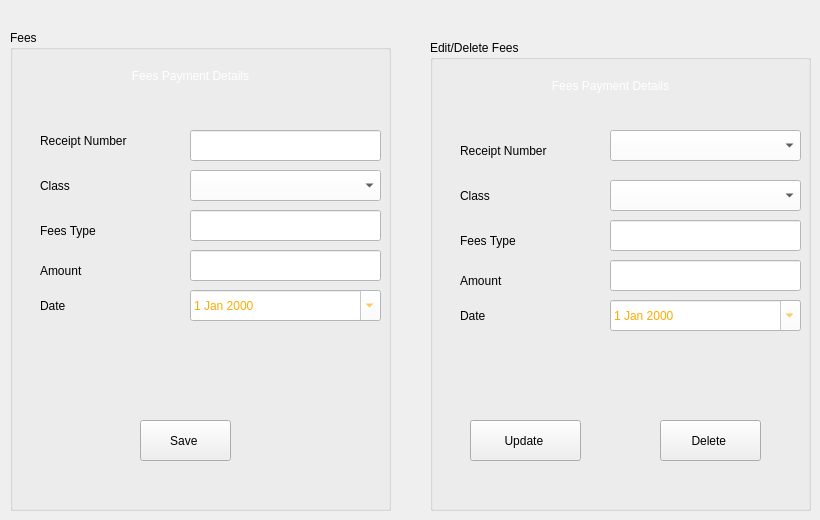
    <widget class="QWidget" name="tab_7">
     <attribute name="title">
      <string>Fees</string>
     </attribute>
     <widget class="QGroupBox" name="groupBox_7">
      <property name="geometry">
       <rect>
        <x>10</x>
        <y>30</y>
        <width>381</width>
        <height>481</height>
       </rect>
      </property>
      <property name="title">
       <string>Fees</string>
      </property>
      <widget class="QLabel" name="label_63">
       <property name="geometry">
        <rect>
         <x>40</x>
         <y>30</y>
         <width>281</width>
         <height>31</height>
        </rect>
       </property>
       <property name="styleSheet">
        <string notr="true">
font: 900 16pt &quot;Poppins Black&quot;;
color: rgb(255, 255, 255);</string>
       </property>
       <property name="text">
        <string>Fees Payment Details</string>
       </property>
       <property name="alignment">
        <set>Qt::AlignCenter</set>
       </property>
      </widget>
      <widget class="QLineEdit" name="lineEdit_82">
       <property name="geometry">
        <rect>
         <x>180</x>
         <y>100</y>
         <width>191</width>
         <height>31</height>
        </rect>
       </property>
       <property name="styleSheet">
        <string notr="true">background-color: rgb(255, 255, 255);</string>
       </property>
      </widget>
      <widget class="QLabel" name="label_184">
       <property name="geometry">
        <rect>
         <x>30</x>
         <y>90</y>
         <width>131</width>
         <height>41</height>
        </rect>
       </property>
       <property name="styleSheet">
        <string notr="true">font: 700 12pt &quot;Segoe UI&quot;;</string>
       </property>
       <property name="text">
        <string>Receipt Number</string>
       </property>
      </widget>
      <widget class="QLabel" name="label_185">
       <property name="geometry">
        <rect>
         <x>30</x>
         <y>140</y>
         <width>51</width>
         <height>31</height>
        </rect>
       </property>
       <property name="styleSheet">
        <string notr="true">font: 700 12pt &quot;Segoe UI&quot;;</string>
       </property>
       <property name="text">
        <string>Class</string>
       </property>
      </widget>
      <widget class="QComboBox" name="comboBox_54">
       <property name="geometry">
        <rect>
         <x>180</x>
         <y>140</y>
         <width>191</width>
         <height>31</height>
        </rect>
       </property>
       <property name="styleSheet">
        <string notr="true">background-color: rgb(255, 255, 255);</string>
       </property>
       <property name="placeholderText">
        <string>chose your class</string>
       </property>
       <item>
        <property name="text">
         <string>Creche</string>
        </property>
       </item>
       <item>
        <property name="text">
         <string>Nursery 1</string>
        </property>
       </item>
       <item>
        <property name="text">
         <string>Nursery 2</string>
        </property>
       </item>
       <item>
        <property name="text">
         <string>Kindergarten 1</string>
        </property>
       </item>
       <item>
        <property name="text">
         <string>Kindargarten 2</string>
        </property>
       </item>
       <item>
        <property name="text">
         <string>Class 1</string>
        </property>
       </item>
       <item>
        <property name="text">
         <string>Class 2</string>
        </property>
       </item>
       <item>
        <property name="text">
         <string>Class 3</string>
        </property>
       </item>
       <item>
        <property name="text">
         <string>Class 4</string>
        </property>
       </item>
       <item>
        <property name="text">
         <string>Class 5</string>
        </property>
       </item>
       <item>
        <property name="text">
         <string>Class 6</string>
        </property>
       </item>
       <item>
        <property name="text">
         <string>JHS 1</string>
        </property>
       </item>
       <item>
        <property name="text">
         <string>JHS 2</string>
        </property>
       </item>
       <item>
        <property name="text">
         <string>JHS 3</string>
        </property>
       </item>
      </widget>
      <widget class="QLineEdit" name="lineEdit_83">
       <property name="geometry">
        <rect>
         <x>180</x>
         <y>180</y>
         <width>191</width>
         <height>31</height>
        </rect>
       </property>
       <property name="styleSheet">
        <string notr="true">background-color: rgb(255, 255, 255);</string>
       </property>
       <property name="text">
        <string/>
       </property>
      </widget>
      <widget class="QLabel" name="label_186">
       <property name="geometry">
        <rect>
         <x>30</x>
         <y>180</y>
         <width>81</width>
         <height>41</height>
        </rect>
       </property>
       <property name="styleSheet">
        <string notr="true">font: 700 12pt &quot;Segoe UI&quot;;</string>
       </property>
       <property name="text">
        <string>Fees Type</string>
       </property>
      </widget>
      <widget class="QLabel" name="label_187">
       <property name="geometry">
        <rect>
         <x>30</x>
         <y>220</y>
         <width>71</width>
         <height>41</height>
        </rect>
       </property>
       <property name="styleSheet">
        <string notr="true">font: 700 12pt &quot;Segoe UI&quot;;</string>
       </property>
       <property name="text">
        <string>Amount</string>
       </property>
      </widget>
      <widget class="QLineEdit" name="lineEdit_84">
       <property name="geometry">
        <rect>
         <x>180</x>
         <y>220</y>
         <width>191</width>
         <height>31</height>
        </rect>
       </property>
       <property name="styleSheet">
        <string notr="true">background-color: rgb(255, 255, 255);</string>
       </property>
       <property name="text">
        <string/>
       </property>
      </widget>
      <widget class="QDateEdit" name="dateEdit_11">
       <property name="geometry">
        <rect>
         <x>180</x>
         <y>260</y>
         <width>191</width>
         <height>31</height>
        </rect>
       </property>
       <property name="styleSheet">
        <string notr="true">background-color: rgb(255, 255, 255);
color: rgb(255, 170, 0);</string>
       </property>
       <property name="inputMethodHints">
        <set>Qt::ImhDate</set>
       </property>
       <property name="calendarPopup">
        <bool>true</bool>
       </property>
      </widget>
      <widget class="QLabel" name="label_188">
       <property name="geometry">
        <rect>
         <x>30</x>
         <y>260</y>
         <width>41</width>
         <height>31</height>
        </rect>
       </property>
       <property name="styleSheet">
        <string notr="true">font: 700 12pt &quot;Segoe UI&quot;;</string>
       </property>
       <property name="text">
        <string>Date</string>
       </property>
      </widget>
      <widget class="QPushButton" name="pushButton_33">
       <property name="geometry">
        <rect>
         <x>130</x>
         <y>390</y>
         <width>91</width>
         <height>41</height>
        </rect>
       </property>
       <property name="cursor">
        <cursorShape>PointingHandCursor</cursorShape>
       </property>
       <property name="styleSheet">
        <string notr="true">QPushButton {
background-color: rgb(61, 61, 61);
border-radius: 15px;
color: rgb(255, 255, 255);
font: 77 10pt &quot;Arial Black&quot;;
}

QPushButton:hover {
background-color: rgb(0, 206, 151);
border-radius: 15px;
colour: rgb(0, 0, 0);
font: 77 10 pt &quot;Arial Black&quot;;
}
color: rgb(255, 255, 255);
font: 600 14pt &quot;Poppins SemiBold&quot;;
background-color: rgb(170, 85, 0);</string>
       </property>
       <property name="text">
        <string>Save </string>
       </property>
      </widget>
     </widget>
     <widget class="QGroupBox" name="groupBox_12">
      <property name="geometry">
       <rect>
        <x>430</x>
        <y>40</y>
        <width>381</width>
        <height>471</height>
       </rect>
      </property>
      <property name="title">
       <string>Edit/Delete Fees</string>
      </property>
      <widget class="QLabel" name="label_189">
       <property name="geometry">
        <rect>
         <x>40</x>
         <y>30</y>
         <width>281</width>
         <height>31</height>
        </rect>
       </property>
       <property name="styleSheet">
        <string notr="true">
font: 900 16pt &quot;Poppins Black&quot;;
color: rgb(255, 255, 255);</string>
       </property>
       <property name="text">
        <string>Fees Payment Details</string>
       </property>
       <property name="alignment">
        <set>Qt::AlignCenter</set>
       </property>
      </widget>
      <widget class="QLabel" name="label_190">
       <property name="geometry">
        <rect>
         <x>30</x>
         <y>90</y>
         <width>131</width>
         <height>41</height>
        </rect>
       </property>
       <property name="styleSheet">
        <string notr="true">font: 700 12pt &quot;Segoe UI&quot;;</string>
       </property>
       <property name="text">
        <string>Receipt Number</string>
       </property>
      </widget>
      <widget class="QLabel" name="label_191">
       <property name="geometry">
        <rect>
         <x>30</x>
         <y>140</y>
         <width>51</width>
         <height>31</height>
        </rect>
       </property>
       <property name="styleSheet">
        <string notr="true">font: 700 12pt &quot;Segoe UI&quot;;</string>
       </property>
       <property name="text">
        <string>Class</string>
       </property>
      </widget>
      <widget class="QLineEdit" name="lineEdit_86">
       <property name="geometry">
        <rect>
         <x>180</x>
         <y>180</y>
         <width>191</width>
         <height>31</height>
        </rect>
       </property>
       <property name="styleSheet">
        <string notr="true">background-color: rgb(255, 255, 255);</string>
       </property>
       <property name="text">
        <string/>
       </property>
      </widget>
      <widget class="QLabel" name="label_192">
       <property name="geometry">
        <rect>
         <x>30</x>
         <y>180</y>
         <width>81</width>
         <height>41</height>
        </rect>
       </property>
       <property name="styleSheet">
        <string notr="true">font: 700 12pt &quot;Segoe UI&quot;;</string>
       </property>
       <property name="text">
        <string>Fees Type</string>
       </property>
      </widget>
      <widget class="QLabel" name="label_193">
       <property name="geometry">
        <rect>
         <x>30</x>
         <y>220</y>
         <width>71</width>
         <height>41</height>
        </rect>
       </property>
       <property name="styleSheet">
        <string notr="true">font: 700 12pt &quot;Segoe UI&quot;;</string>
       </property>
       <property name="text">
        <string>Amount</string>
       </property>
      </widget>
      <widget class="QLineEdit" name="lineEdit_87">
       <property name="geometry">
        <rect>
         <x>180</x>
         <y>220</y>
         <width>191</width>
         <height>31</height>
        </rect>
       </property>
       <property name="styleSheet">
        <string notr="true">background-color: rgb(255, 255, 255);</string>
       </property>
       <property name="text">
        <string/>
       </property>
      </widget>
      <widget class="QDateEdit" name="dateEdit_12">
       <property name="geometry">
        <rect>
         <x>180</x>
         <y>260</y>
         <width>191</width>
         <height>31</height>
        </rect>
       </property>
       <property name="styleSheet">
        <string notr="true">background-color: rgb(255, 255, 255);
color: rgb(255, 170, 0);</string>
       </property>
       <property name="inputMethodHints">
        <set>Qt::ImhDate</set>
       </property>
       <property name="calendarPopup">
        <bool>true</bool>
       </property>
      </widget>
      <widget class="QLabel" name="label_194">
       <property name="geometry">
        <rect>
         <x>30</x>
         <y>260</y>
         <width>41</width>
         <height>31</height>
        </rect>
       </property>
       <property name="styleSheet">
        <string notr="true">font: 700 12pt &quot;Segoe UI&quot;;</string>
       </property>
       <property name="text">
        <string>Date</string>
       </property>
      </widget>
      <widget class="QPushButton" name="pushButton_35">
       <property name="geometry">
        <rect>
         <x>230</x>
         <y>380</y>
         <width>101</width>
         <height>41</height>
        </rect>
       </property>
       <property name="cursor">
        <cursorShape>PointingHandCursor</cursorShape>
       </property>
       <property name="styleSheet">
        <string notr="true">QPushButton {
background-color: rgb(61, 61, 61);
border-radius: 15px;
color: rgb(255, 255, 255);
	color: rgb(255, 0, 0);
font: 77 10pt &quot;Arial Black&quot;;
}

QPushButton:hover {
background-color: rgb(0, 206, 151);
border-radius: 15px;
colour: rgb(0, 0, 0);
font: 77 10 pt &quot;Arial Black&quot;;
}
color: rgb(255, 255, 255);
font: 600 14pt &quot;Poppins SemiBold&quot;;
background-color: rgb(170, 85, 0);</string>
       </property>
       <property name="text">
        <string>Delete </string>
       </property>
      </widget>
      <widget class="QPushButton" name="pushButton_34">
       <property name="geometry">
        <rect>
         <x>40</x>
         <y>380</y>
         <width>111</width>
         <height>41</height>
        </rect>
       </property>
       <property name="cursor">
        <cursorShape>PointingHandCursor</cursorShape>
       </property>
       <property name="styleSheet">
        <string notr="true">QPushButton {
background-color: rgb(61, 61, 61);
border-radius: 15px;
color: rgb(255, 255, 255);
	color: rgb(255, 255, 0);
font: 77 10pt &quot;Arial Black&quot;;
}

QPushButton:hover {
background-color: rgb(0, 206, 151);
border-radius: 15px;
colour: rgb(0, 0, 0);
font: 77 10 pt &quot;Arial Black&quot;;
}
color: rgb(255, 255, 255);
font: 600 14pt &quot;Poppins SemiBold&quot;;
background-color: rgb(170, 85, 0);</string>
       </property>
       <property name="text">
        <string>Update </string>
       </property>
      </widget>
      <widget class="QComboBox" name="comboBox_55">
       <property name="geometry">
        <rect>
         <x>180</x>
         <y>90</y>
         <width>191</width>
         <height>31</height>
        </rect>
       </property>
       <property name="styleSheet">
        <string notr="true">background-color: rgb(255, 255, 255);</string>
       </property>
      </widget>
      <widget class="QComboBox" name="comboBox_56">
       <property name="geometry">
        <rect>
         <x>180</x>
         <y>140</y>
         <width>191</width>
         <height>31</height>
        </rect>
       </property>
       <property name="styleSheet">
        <string notr="true">background-color: rgb(255, 255, 255);</string>
       </property>
       <property name="placeholderText">
        <string>chose your class</string>
       </property>
       <item>
        <property name="text">
         <string>Creche</string>
        </property>
       </item>
       <item>
        <property name="text">
         <string>Nursery 1</string>
        </property>
       </item>
       <item>
        <property name="text">
         <string>Nursery 2</string>
        </property>
       </item>
       <item>
        <property name="text">
         <string>Kindergarten 1</string>
        </property>
       </item>
       <item>
        <property name="text">
         <string>Kindargarten 2</string>
        </property>
       </item>
       <item>
        <property name="text">
         <string>Class 1</string>
        </property>
       </item>
       <item>
        <property name="text">
         <string>Class 2</string>
        </property>
       </item>
       <item>
        <property name="text">
         <string>Class 3</string>
        </property>
       </item>
       <item>
        <property name="text">
         <string>Class 4</string>
        </property>
       </item>
       <item>
        <property name="text">
         <string>Class 5</string>
        </property>
       </item>
       <item>
        <property name="text">
         <string>Class 6</string>
        </property>
       </item>
       <item>
        <property name="text">
         <string>JHS 1</string>
        </property>
       </item>
       <item>
        <property name="text">
         <string>JHS 2</string>
        </property>
       </item>
       <item>
        <property name="text">
         <string>JHS 3</string>
        </property>
       </item>
      </widget>
     </widget>
    </widget>
